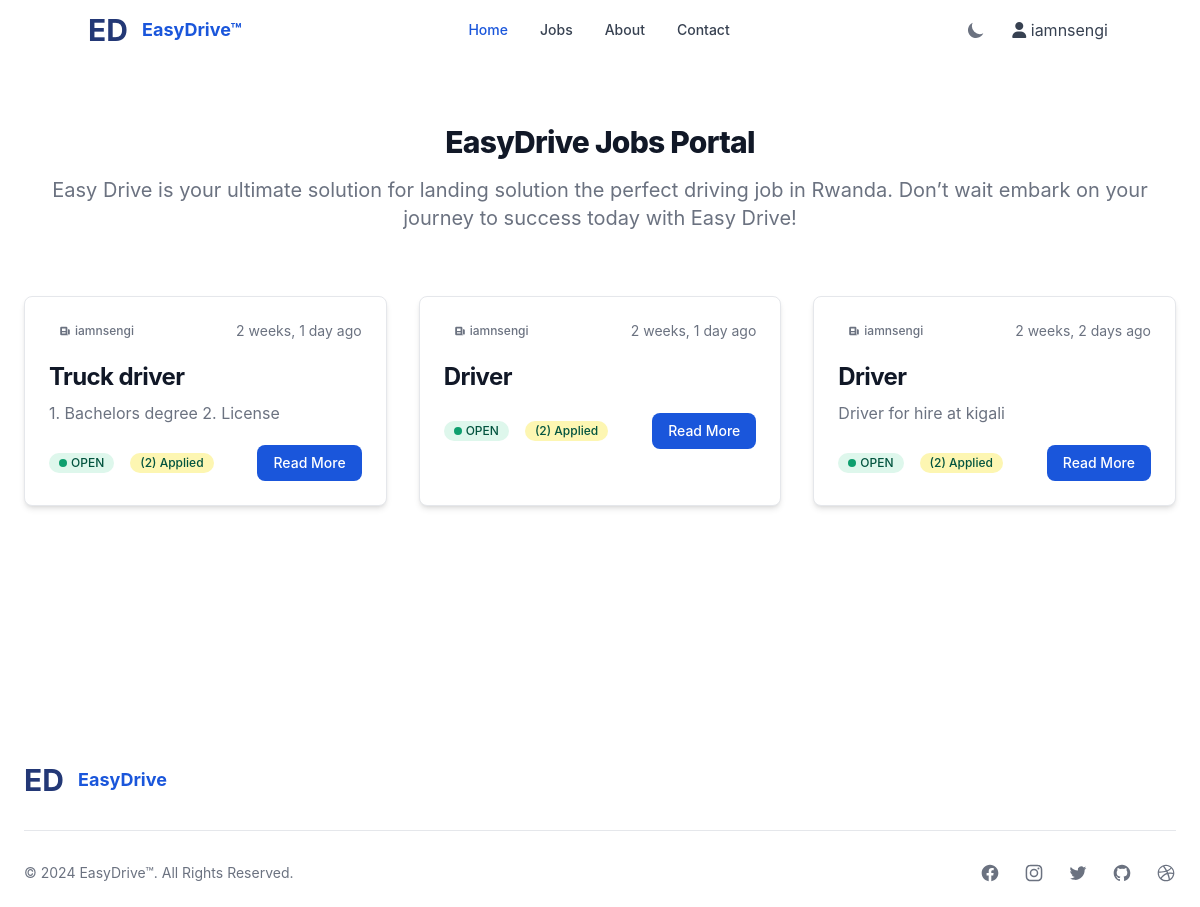
Screenshot of /jobs/ (signed in) with the database file from the repository.
### MainApp/models.py (models this page shows, shortened)
class Job(models.Model):
    OPEN = 'open'
    CLOSED = 'closed'
    STATUS_CHOICES = [
        (OPEN, 'Open'),
        (CLOSED, 'Closed'),
    ]
    FULLTIME = 'full-time'
    PARTTIME = 'part-time'
    CONTRACT = 'contract'
    TYPE_CHOICES = [
        (FULLTIME, 'full-time'),
        (PARTTIME, 'part-time'),
        (CONTRACT, 'contract'),
    ]
    creator = models.ForeignKey(User, on_delete=models.CASCADE)
    title = models.CharField(max_length=255, default="")
    location = models.CharField(max_length=255, default="")
    description = models.TextField()
    requirements = models.TextField(null=True, blank=True)
    applicants = models.IntegerField(default=0)
    type = models.CharField(max_length=10, choices=TYPE_CHOICES, default=FULLTIME)
    status = models.CharField(max_length=10, choices=STATUS_CHOICES, default=OPEN)
    created_at = models.DateTimeField(auto_now_add=True)
    updated_at = models.DateTimeField(auto_now=True)
    class Meta:
        ordering = ['-created_at']

### MainApp/views.py (the view)
# urls.py: path('jobs/',Jobs.as_view()),
class Jobs(LoginRequiredMixin,View):
    def get(self,request):
        jobs = Job.objects.filter(status = 'open').all()
        context={
                'jobs':jobs
            }
        return render(request,'jobs.html',context)

### MainApp/templates/jobs.html (shortened to what this page needs)
{% extends 'base.html' %} {% load static %}
{% load humanize %} {% block content%} {% include 'navbar.html'%}
<section class="bg-white dark:bg-gray-900">
  <div class="py-8 px-4 mx-auto max-w-screen-xl lg:py-16 lg:px-6">
    <div class="mx-auto max-w-screen-sm text-center lg:mb-16 mb-8">
      <h2
        class="mb-4 text-3xl lg:text-4xl tracking-tight font-extrabold text-gray-900 dark:text-white"
      >
        EasyDrive Jobs Portal
      </h2>
      <p class="font-light text-gray-500 sm:text-xl dark:text-gray-400">
        Easy Drive is your ultimate solution for landing solution the perfect
        driving job in Rwanda. Don’t wait embark on your journey to success
        today with Easy Drive!
      </p>
    </div>
    <div class="grid gap-8 lg:grid-cols-3">
      {% for job in jobs %}
      <article
        class="p-6 bg-white rounded-lg border border-gray-200 shadow-md dark:bg-gray-800 dark:border-gray-700"
      >
        <div class="flex justify-between items-center mb-5 text-gray-500">
          <span
            class="bg-primary-100 text-primary-800 text-xs font-medium inline-flex items-center px-2.5 py-0.5 rounded dark:bg-primary-200 dark:text-primary-800"
          >
            <svg
              class="mr-1 w-3 h-3"
              fill="currentColor"
              viewBox="0 0 20 20"
              xmlns="http://www.w3.org/2000/svg"
            >
              <path
                fill-rule="evenodd"
                d="M2 5a2 2 0 012-2h8a2 2 0 012 2v10a2 2 0 002 2H4a2 2 0 01-2-2V5zm3 1h6v4H5V6zm6 6H5v2h6v-2z"
                clip-rule="evenodd"
              ></path>
              <path d="M15 7h1a2 2 0 012 2v5.5a1.5 1.5 0 01-3 0V7z"></path>
            </svg>
            {{job.creator}}
          </span>
          <span class="text-sm">{{ job.created_at|naturaltime }}</span>
        </div>
        <h2
          class="mb-2 text-2xl font-bold tracking-tight text-gray-900 dark:text-white"
        >
          <a href="#">{{job.title}}</a>
        </h2>
        <p class="mb-5 font-light text-gray-500 dark:text-gray-400">
          {{job.description}}
        </p>
        <div class="flex justify-between items-center">
          <div class="flex items-center space-x-4">
            {% if job.status == 'open' %}
            <span
              class="inline-flex items-center bg-green-100 text-green-800 text-xs font-medium px-2.5 py-0.5 rounded-full dark:bg-green-900 dark:text-green-300"
            >
              <span class="w-2 h-2 me-1 bg-green-500 rounded-full"></span>
              {{job.status|upper}}
            </span>
            {% endif %}
            <span
              class="inline-flex items-center bg-yellow-100 text-green-800 text-xs font-medium px-2.5 py-0.5 rounded-full dark:bg-yellow-900 dark:text-yellow-300"
              >({{job.applicants}}) Applied
            </span>
          </div>
          <a
            href="/job/{{job.id}}"
            class="ml-10 bg-blue-700 w- text-white flex hover:bg-blue-800 focus:ring-4 focus:ring-blue-300 font-medium rounded-lg text-sm px-4 py-2 dark:bg-blue-600 dark:hover:bg-blue-700 focus:outline-none dark:focus:ring-blue-800"
          >
            Read More
          </a>
        </div>
      </article>
      {% endfor %}
    </div>
  </div>
</section>
<div class="pt-36">&nbsp;</div>
{% include 'footer.html'%} {% endblock %}

### MainApp/templates/navbar.html (shortened to what this page needs)
<nav
  class="bg-white border-gray-200 px-2 sm:px-4 py-2.5 rounded dark:bg-gray-800"
>
  <div class="container mx-auto flex flex-wrap items-center justify-between">
    <a href="/" class="flex">
      <span
        class="self-center text-3xl text-blue-900 font-bold whitespace-nowrap dark:text-white"
        >ED &nbsp;</span
      >
      <span
        class="self-center text-lg text-blue-700 font-bold whitespace-nowrap dark:text-white"
        >EasyDrive™</span
      >
    </a>
    <div class="flex md:order-2 items-center space-x-4">
      <button
        id="theme-toggle"
        type="button"
        class="text-gray-500 dark:text-gray-400 hover:bg-gray-100 dark:hover:bg-gray-700 focus:outline-none focus:ring-4 focus:ring-gray-200 dark:focus:ring-gray-700 rounded-lg text-sm p-2.5"
      >
        <svg
          id="theme-toggle-dark-icon"
          class="w-5 h-5 hidden"
          fill="currentColor"
          viewBox="0 0 20 20"
          xmlns="http://www.w3.org/2000/svg"
        >
          <path
            d="M17.293 13.293A8 8 0 016.707 2.707a8.001 8.001 0 1010.586 10.586z"
          ></path>
        </svg>
      </button>
      {% if request.user.is_authenticated %}
      <div class="relative">
        <button
          class="inline-flex items-center h-full text-gray-700 dark:text-gray-300"
        >
          <span class="mr-1">
            <i class="fa fa-user"></i>
            {{request.user}}</span
          >
        </button>
      </div>
      {% endif %}
    </div>
    <div
      class="hidden md:flex justify-between items-center w-full md:w-auto md:order-1"
      id="mobile-menu-4"
    >
      <ul
        class="flex-col md:flex-row flex md:space-x-8 mt-4 md:mt-0 md:text-sm md:font-medium"
      >
        <li>
          <a
            href="/"
            class="bg-blue-700 md:bg-transparent text-white block pl-3 pr-4 py-2 md:text-blue-700 md:p-0 rounded dark:text-white"
            aria-current="page"
            >Home</a
          >
        </li>
        {% if request.user.is_authenticated %}
        <li>
          <a
            href="/jobs"
            class="text-gray-700 hover:bg-gray-50 border-b border-gray-100 md:hover:bg-transparent md:border-0 block pl-3 pr-4 py-2 md:hover:text-blue-700 md:p-0 dark:text-gray-400 dark:hover:bg-gray-700 dark:hover:text-white md:dark:hover:bg-transparent dark:border-gray-700"
            >Jobs</a
          >
        </li>
        {% endif %}
        <li>
          <a
            href="/#about"
            class="text-gray-700 hover:bg-gray-50 border-b border-gray-100 md:hover:bg-transparent md:border-0 block pl-3 pr-4 py-2 md:hover:text-blue-700 md:p-0 dark:text-gray-400 dark:hover:bg-gray-700 dark:hover:text-white md:dark:hover:bg-transparent dark:border-gray-700"
            >About</a
          >
        </li>
        <li>
          <a
            href="/#contact"
            class="text-gray-700 hover:bg-gray-50 border-b border-gray-100 md:hover:bg-transparent md:border-0 block pl-3 pr-4 py-2 md:hover:text-blue-700 md:p-0 dark:text-gray-400 dark:hover:bg-gray-700 dark:hover:text-white md:dark:hover:bg-transparent dark:border-gray-700"
            >Contact</a
          >
        </li>
      </ul>
    </div>
  </div>
</nav>

### rows the page displays
Job: creator "iamnsengi", created_at "2 weeks, 1 day ago", title "Truck driver", description "1. Bachelors degree 2. License", status "OPEN", applicants "2"
Job: creator "iamnsengi", created_at "2 weeks, 1 day ago", title "Driver", status "OPEN", applicants "2"
Job: creator "iamnsengi", created_at "2 weeks, 2 days ago", title "Driver", description "Driver for hire at kigali", status "OPEN", applicants "2"

### other values shown
{{ request.user }} "iamnsengi"
